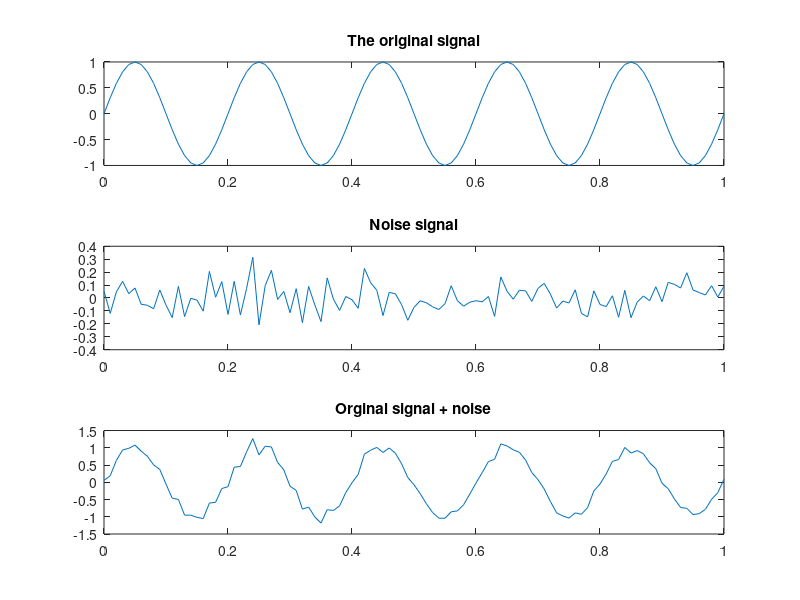

Reproduce this figure in MATLAB.
clc
close all
clear all
%the sample frequency, samples of time we will use to plot our signal
fs = 100;
%vector of time
t = 0:1/fs:1;
%our signal sine wave with the fequency equal f = 5;

sw = sin(2*pi*5*t);
subplot(3,1,1);
plot(t,sw);
title('The original signal');

% Display returns a random scaler draw from the standard normal distribution

noise = randn(size(sw)).*0.1;
subplot(3,1,2);
plot(t,noise);
title('Noise signal');


% Add Noise to the signal
swn = sw + noise;
subplot(3,1,3);
plot(t,swn);
title('Orginal signal + noise');



